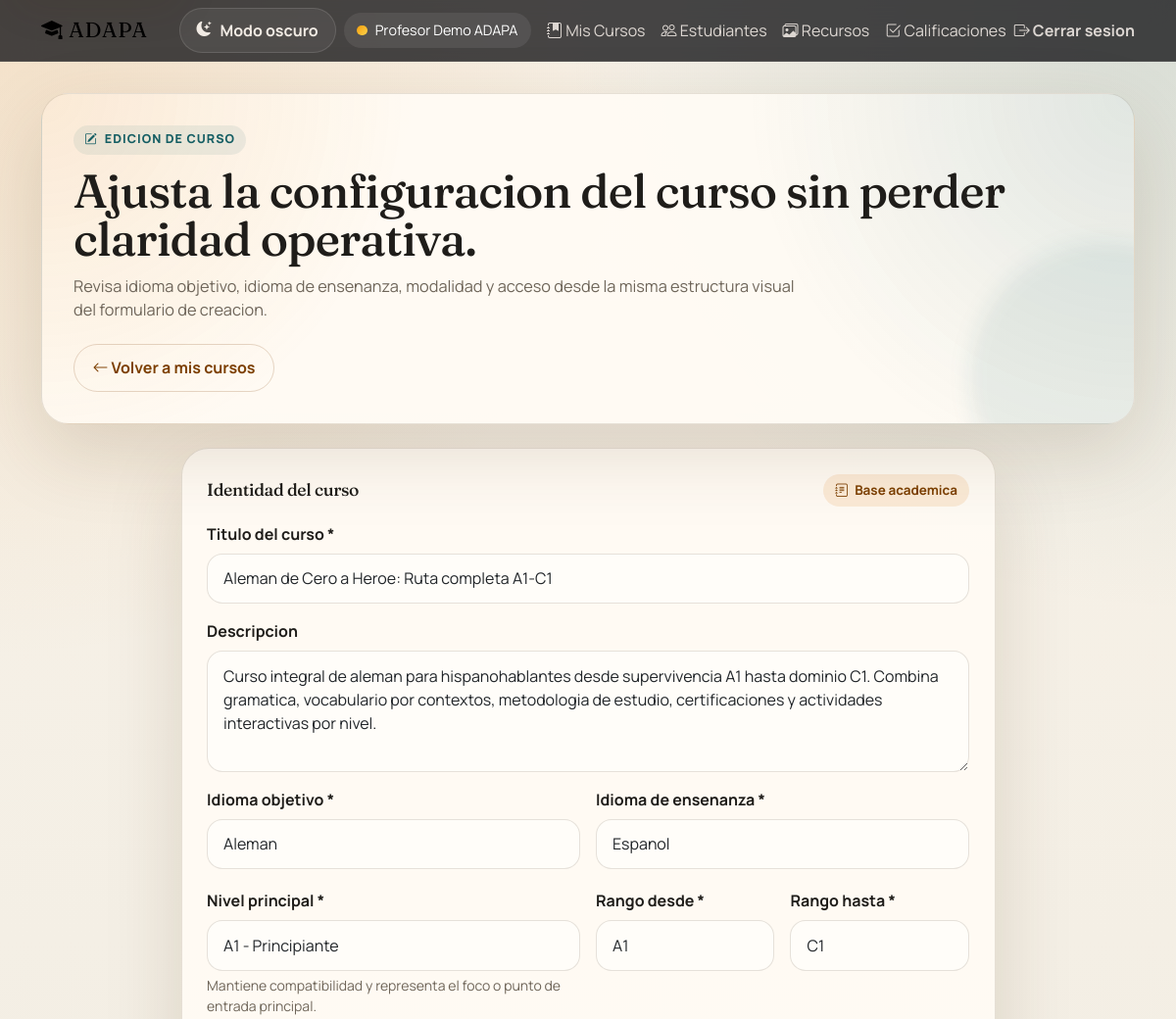
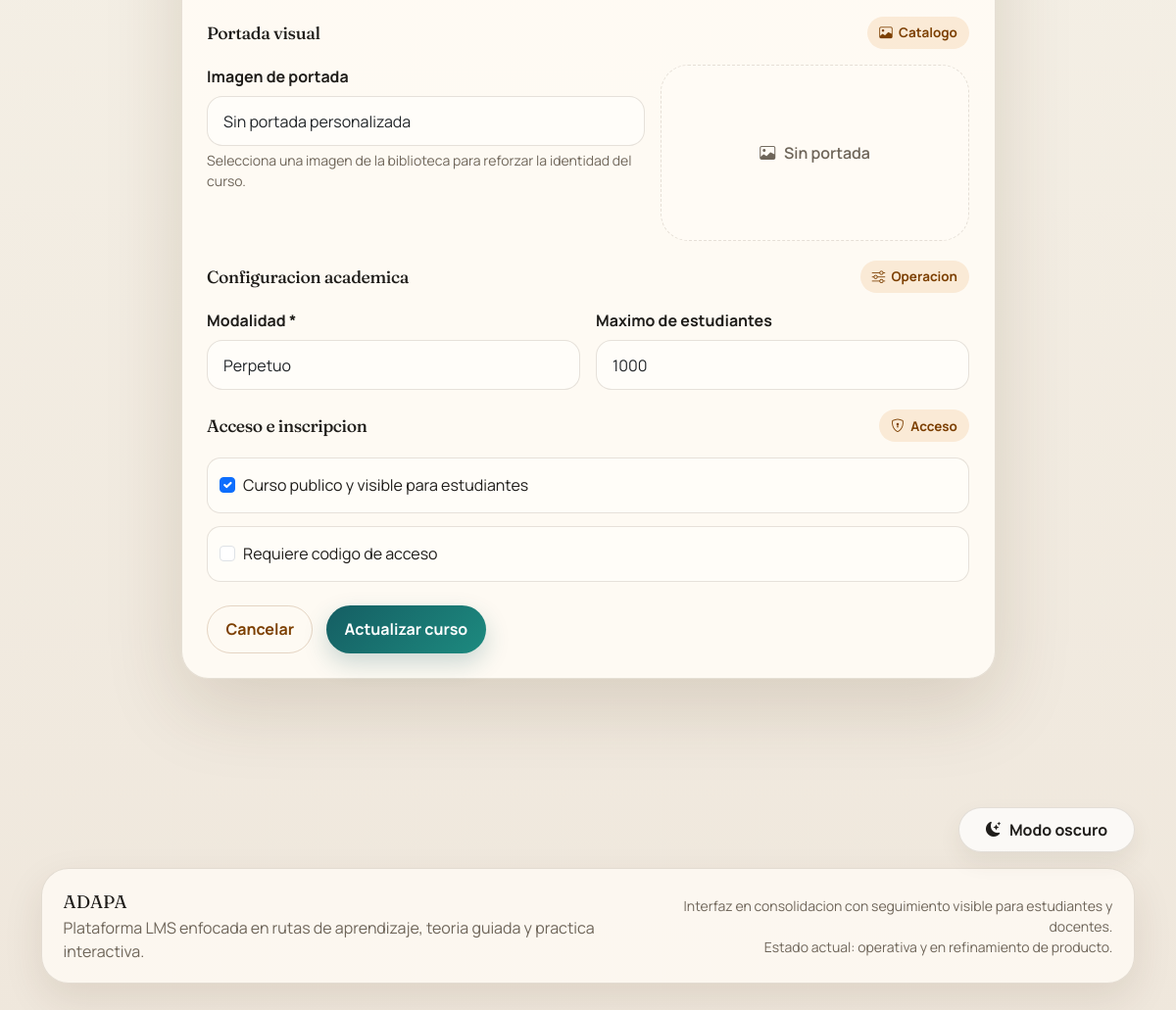
The app's page /profesor/cursos/edit/14 (signed in) with its own data (2 pictures, top to bottom).
### tables this page shows
CREATE TABLE `cursos` (
  `id` int(11) NOT NULL AUTO_INCREMENT,
  `instancia_id` int(11) NOT NULL,
  `plantilla_pensum_id` int(11) DEFAULT NULL,
  `creado_por` int(11) NOT NULL,
  `titulo` varchar(255) NOT NULL,
  `descripcion` text DEFAULT NULL,
  `idioma` enum('ingles','frances','aleman') NOT NULL,
  `idioma_objetivo` varchar(32) DEFAULT NULL,
  `idioma_ensenanza` varchar(32) NOT NULL DEFAULT 'espanol',
  `portada_media_id` int(11) DEFAULT NULL,
  `nivel_cefr_desde` enum('A1','A2','B1','B2','C1','C2') DEFAULT NULL,
  `nivel_cefr_hasta` enum('A1','A2','B1','B2','C1','C2') DEFAULT NULL,
  `nivel_cefr` enum('A1','A2','B1','B2','C1','C2') NOT NULL,
  `modalidad` enum('perpetuo','ciclo') NOT NULL,
  `fecha_inicio` date DEFAULT NULL,
  `fecha_fin` date DEFAULT NULL,
  `duracion_semanas` int(11) DEFAULT NULL,
  `es_publico` tinyint(1) NOT NULL DEFAULT 0,
  `requiere_codigo` tinyint(1) NOT NULL DEFAULT 0,
  `codigo_acceso` varchar(255) DEFAULT NULL,
  `tipo_codigo` enum('unico_curso','por_estudiante','combo_grupo') DEFAULT NULL,
  `inscripcion_abierta` tinyint(1) NOT NULL DEFAULT 1,
  `fecha_cierre_inscripcion` date DEFAULT NULL,
  `max_estudiantes` int(11) NOT NULL DEFAULT 0,
  `estado` enum('preparacion','activo','pausado','finalizado','archivado') NOT NULL DEFAULT 'preparacion',
  `notificar_profesor_completada` tinyint(1) NOT NULL DEFAULT 1,
  `notificar_profesor_atascado` tinyint(1) NOT NULL DEFAULT 1,
  `fecha_creacion` timestamp NOT NULL DEFAULT current_timestamp(),
  `fecha_modificacion` timestamp NOT NULL DEFAULT current_timestamp() ON UPDATE current_timestamp(),
  PRIMARY KEY (`id`),
  KEY `instancia_id` (`instancia_id`),
  KEY `plantilla_pensum_id` (`plantilla_pensum_id`),
  KEY `creado_por` (`creado_por`),
  KEY `estado` (`estado`),
  KEY `idioma_nivel` (`idioma`,`nivel_cefr`),
  KEY `idx_cursos_publicos` (`es_publico`,`estado`),
  KEY `fk_cursos_portada_media` (`portada_media_id`),
  CONSTRAINT `cursos_ibfk_1` FOREIGN KEY (`instancia_id`) REFERENCES `instancias` (`id`),
  CONSTRAINT `cursos_ibfk_2` FOREIGN KEY (`plantilla_pensum_id`) REFERENCES `plantillas_pensum` (`id`),
  CONSTRAINT `cursos_ibfk_3` FOREIGN KEY (`creado_por`) REFERENCES `usuarios` (`id`),
  CONSTRAINT `fk_cursos_portada_media` FOREIGN KEY (`portada_media_id`) REFERENCES `media_recursos` (`id`) ON DELETE SET NULL
);

### views/profesor/cursos/edit.php (the view, shortened to what the rows shown need)
<?php require_once __DIR__ . '/../../partials/header.php'; ?>
<div class="container">
    <section class="page-hero mb-4">
        <span class="eyebrow"><i class="bi bi-pencil-square"></i> Edicion de curso</span>
        <h1 class="page-title">Ajusta la configuracion del curso sin perder claridad operativa.</h1>
        <p class="page-subtitle">
            Revisa idioma objetivo, idioma de ensenanza, modalidad y acceso desde la misma estructura visual del formulario de creacion.
        </p>
        <div class="hero-actions">
            <a href="<?php echo url('/profesor/cursos'); ?>" class="btn btn-outline-secondary">
                <i class="bi bi-arrow-left"></i> Volver a mis cursos
            </a>
        </div>
    </section>
    <div class="row justify-content-center">
        <div class="col-xl-9 col-lg-10">
            <div class="form-shell">
                <div class="card-body">
                    <form method="POST" action="<?php echo url('/profesor/cursos/edit/' . $curso->id); ?>">
                        <section class="form-section">
                            <div class="section-title">
                                <h2 class="form-section-title">Identidad del curso</h2>
                                <span class="soft-badge"><i class="bi bi-journal-text"></i> Base academica</span>
                            </div>
                            <div class="mb-3">
                                <label for="titulo" class="form-label">Titulo del curso *</label>
                                <input
                                    type="text"
                                    class="form-control"
                                    id="titulo"
                                    name="titulo"
                                    required
                                    value="<?php echo htmlspecialchars($curso->titulo); ?>"
                                    placeholder="Ingrese el titulo del curso"
                                >
                            </div>
                            <div class="mb-3">
                                <label for="descripcion" class="form-label">Descripcion</label>
                                <textarea class="form-control" id="descripcion" name="descripcion" rows="4" placeholder="Describe brevemente el curso"><?php echo htmlspecialchars($curso->descripcion); ?></textarea>
                            </div>
                            <div class="row g-3">
                                <div class="col-md-6">
                                    <label for="idioma_objetivo" class="form-label">Idioma objetivo *</label>
                                    <select class="form-select" id="idioma_objetivo" name="idioma_objetivo" required>
                                        <?php foreach (app_course_target_languages() as $languageValue => $languageLabel): ?>
                                            <option value="<?php echo htmlspecialchars($languageValue); ?>" <?php echo ($curso->idioma_objetivo ?? $curso->idioma) == $languageValue ? 'selected' : ''; ?>>
                                                <?php echo htmlspecialchars($languageLabel); ?>
                                            </option>
                                        <?php endforeach; ?>
                                    </select>
                                </div>
                                <div class="col-md-6">
                                    <label for="idioma_ensenanza" class="form-label">Idioma de ensenanza *</label>
                                    <select class="form-select" id="idioma_ensenanza" name="idioma_ensenanza" required>
                                        <?php foreach (app_supported_languages() as $languageValue => $languageLabel): ?>
                                            <option value="<?php echo htmlspecialchars($languageValue); ?>" <?php echo ($curso->idioma_ensenanza ?? 'espanol') == $languageValue ? 'selected' : ''; ?>>
                                                <?php echo htmlspecialchars($languageLabel); ?>
                                            </option>
                                        <?php endforeach; ?>
                                    </select>
                                </div>
                            </div>
                            <div class="row g-3 mt-1">
                                <div class="col-md-6">
                                    <label for="nivel_cefr" class="form-label">Nivel principal *</label>
                                    <select class="form-select" id="nivel_cefr" name="nivel_cefr" required>
                                        <option value="A1" <?php echo $curso->nivel_cefr == 'A1' ? 'selected' : ''; ?>>A1 - Principiante</option>
                                    </select>
                                    <div class="form-text">Mantiene compatibilidad y representa el foco o punto de entrada principal.</div>
                                </div>
                                <div class="col-md-3">
                                    <?php $nivelDesde = $curso->nivel_cefr_desde ?? $curso->nivel_cefr; ?>
                                    <label for="nivel_cefr_desde" class="form-label">Rango desde *</label>
                                    <select class="form-select" id="nivel_cefr_desde" name="nivel_cefr_desde" required>
                                        <option value="A1" <?php echo $nivelDesde == 'A1' ? 'selected' : ''; ?>>A1</option>
                                    </select>
                                </div>
                                <div class="col-md-3">
                                    <?php $nivelHasta = $curso->nivel_cefr_hasta ?? $curso->nivel_cefr; ?>
                                    <label for="nivel_cefr_hasta" class="form-label">Rango hasta *</label>
                                    <select class="form-select" id="nivel_cefr_hasta" name="nivel_cefr_hasta" required>
                                        <option value="C1" <?php echo $nivelHasta == 'C1' ? 'selected' : ''; ?>>C1</option>
                                    </select>
                                </div>
                            </div>
                        </section>
                        <section class="form-section">
                            <div class="section-title">
                                <h2 class="form-section-title">Portada visual</h2>
                                <span class="soft-badge"><i class="bi bi-image"></i> Catalogo</span>
                            </div>
                            <div class="row g-3">
                                <div class="col-lg-7">
                                    <label for="portada_media_id" class="form-label">Imagen de portada</label>
                                    <select class="form-select" id="portada_media_id" name="portada_media_id">
                                        <option value="">Sin portada personalizada</option>
                                    </select>
                                    <div class="form-text">Selecciona una imagen de la biblioteca para reforzar la identidad del curso.</div>
                                </div>
                                <div class="col-lg-5">
                                    <div id="courseCoverPreview" class="course-cover-preview is-empty">
                                    </div>
                                </div>
                            </div>
                        </section>
                        <section class="form-section">
                            <div class="section-title">
                                <h2 class="form-section-title">Configuracion academica</h2>
                                <span class="soft-badge"><i class="bi bi-sliders"></i> Operacion</span>
                            </div>
                            <div class="row g-3">
                                <div class="col-md-6">
                                    <label for="modalidad" class="form-label">Modalidad *</label>
                                    <select class="form-select" id="modalidad" name="modalidad" required>
                                        <option value="perpetuo" <?php echo $curso->modalidad == 'perpetuo' ? 'selected' : ''; ?>>Perpetuo</option>
                                    </select>
                                </div>
                                <div class="col-md-6">
                                    <label for="max_estudiantes" class="form-label">Maximo de estudiantes</label>
                                    <input type="number" class="form-control" id="max_estudiantes" name="max_estudiantes" min="0" value="<?php echo (int) $curso->max_estudiantes; ?>" placeholder="0 = sin limite">
                                </div>
                            </div>
                        </section>
                        <section class="form-section">
                            <div class="section-title">
                                <h2 class="form-section-title">Acceso e inscripcion</h2>
                                <span class="soft-badge"><i class="bi bi-shield-lock"></i> Acceso</span>
                            </div>
                            <div class="form-check">
                                <input class="form-check-input" type="checkbox" id="es_publico" name="es_publico" <?php echo $curso->es_publico ? 'checked' : ''; ?>>
                                <label class="form-check-label" for="es_publico">Curso publico y visible para estudiantes</label>
                            </div>
                            <div class="form-check">
                                <input class="form-check-input" type="checkbox" id="requiere_codigo" name="requiere_codigo" <?php echo $curso->requiere_codigo ? 'checked' : ''; ?>>
                                <label class="form-check-label" for="requiere_codigo">Requiere codigo de acceso</label>
                            </div>
                        </section>
                        <div class="responsive-actions mt-4">
                            <a href="<?php echo url('/profesor/cursos'); ?>" class="btn btn-outline-secondary">Cancelar</a>
                            <button type="submit" class="btn btn-primary">Actualizar curso</button>
                        </div>
                    </form>
                </div>
            </div>
        </div>
    </div>
</div>
<?php require_once __DIR__ . '/../../partials/footer.php'; ?>

### core/Router.php (shortened to what the rows shown need)
<?php
class Router {
    private $routes = [];
    private $basePath;
    public function __construct() {
        $this->basePath = BASE_URL;
    }
    public function add($method, $route, $controller, $action) {
        $this->routes[$method][$route] = ['controller' => $controller, 'action' => $action];
    }
    public function dispatch($uri, $method) {
        $uri = $this->removeBasePath($uri);
        foreach ($this->routes[$method] as $route => $routeInfo) {
            $pattern = preg_replace('/\{[^}]+\}/', '([^/]+)', $route);
            $pattern = '#^' . $pattern . '$#';
            if (preg_match($pattern, $uri, $matches)) {
                array_shift($matches);
                $action = $routeInfo['action'];
                $controllerInstance = new $controllerClass();
                if (method_exists($controllerInstance, $action)) {
                    call_user_func_array([$controllerInstance, $action], $matches);
                } else {
                    http_response_code(404);
                    echo "404 Method Not Found";
                }
                return;
            }
        }
    }
    private function removeBasePath($uri) {
        if (strpos($uri, $this->basePath) === 0) {
            $uri = substr($uri, strlen($this->basePath));
        }
        return $uri;
    }
}

### records on screen
cursos: titulo "Aleman de Cero a Heroe: Ruta completa A1-C1", descripcion "Curso integral de aleman para hispanohablantes desde supervivencia A1 hasta dominio C1. Combina gramatica, vocabulario por contextos, metodologia de estudio, certificaciones y actividades interactivas por nivel.", idioma_objetivo "Aleman", idioma_ensenanza "Espanol", nivel_cefr "A1 - Principiante", nivel_cefr_desde "A1", nivel_cefr_hasta "C1", modalidad "Perpetuo", max_estudiantes "1000", es_publico "☑"
